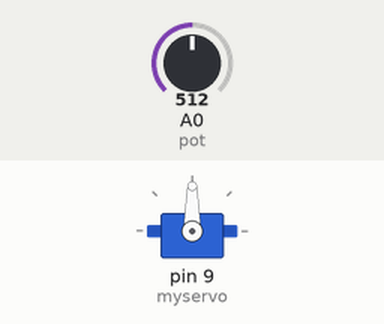
The sketch below on a simulated Arduino Uno, built with avr-gcc and run on an emulated ATmega328P. On the bench: servo. Inputs (shaded band) come from the test bench; at power-on: A0 (pot) = 512.

Above: at 1.2 s.
1.3 s: A0 (pot) set to 716
At 2.5 s:
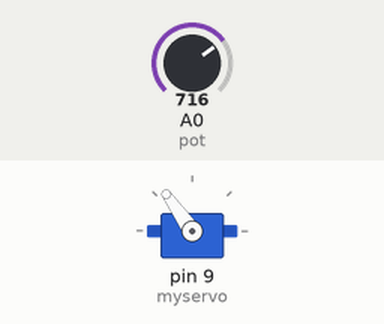
2.8 s: A0 (pot) set to 900
At 3.5 s:
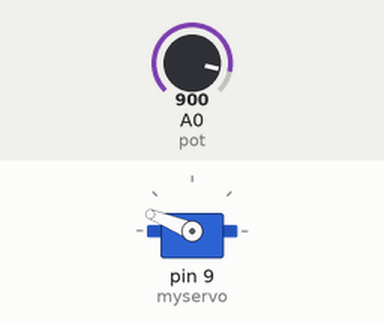
4.3 s: A0 (pot) set to 1023
At 4.9 s:
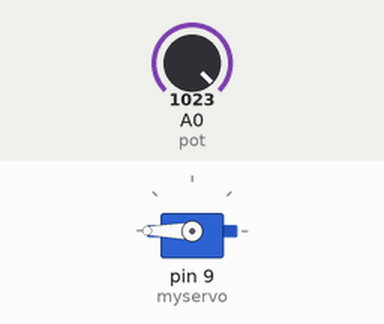
5.8 s: A0 (pot) set to 306
At 7.0 s:
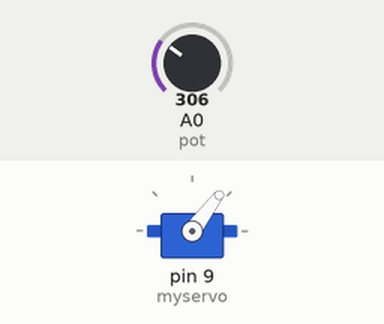
7.3 s: A0 (pot) set to 122
At 8.4 s:
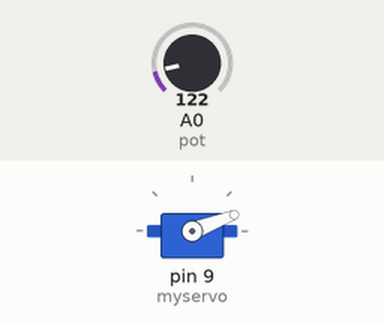
Timing chart, 0 to 9.8 s (numbered marks = the images above; inputs shaded):
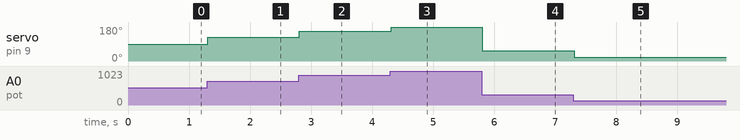

The sketch:

servo_Ansteuern.ino
```cpp
#include <Servo.h>
Servo myservo;
int pot = 0;
int value;
void setup()
{
    myservo.attach(9);
}
void loop()
{
    value = analogRead(pot);
    value = map(value, 0, 1023, 0, 180);
    myservo.write(value);
    delay(15);
}
```

Measured:
- after the input at 1.3 s, servo on pin 9 (myservo): 90° → 125° at once
- after the input at 2.8 s, servo on pin 9 (myservo): 125° → 158° at once
- after the input at 4.3 s, servo on pin 9 (myservo): 158° → 180° at once
- after the input at 5.8 s, servo on pin 9 (myservo): 180° → 53° at once
- after the input at 7.3 s, servo on pin 9 (myservo): 53° → 21° at once
